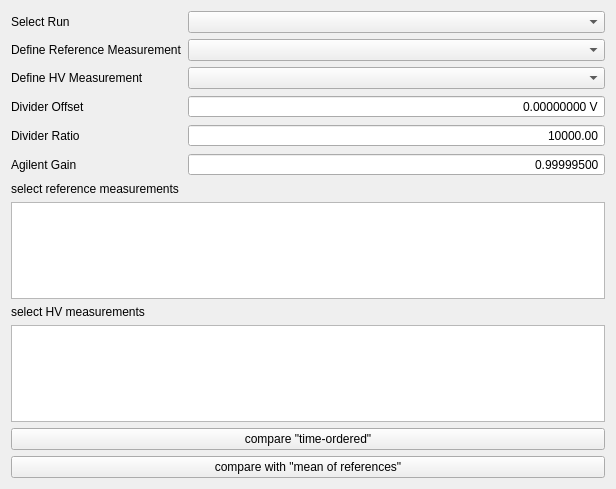
<?xml version="1.0" encoding="UTF-8"?>
<ui version="4.0">
 <class>Alive</class>
 <widget class="QWidget" name="Alive">
  <property name="geometry">
   <rect>
    <x>0</x>
    <y>0</y>
    <width>616</width>
    <height>489</height>
   </rect>
  </property>
  <property name="windowTitle">
   <string>Form</string>
  </property>
  <layout class="QVBoxLayout" name="verticalLayout">
   <item>
    <layout class="QFormLayout" name="formLayout_2">
     <item row="0" column="0">
      <widget class="QLabel" name="label_7">
       <property name="text">
        <string>Select Run</string>
       </property>
      </widget>
     </item>
     <item row="0" column="1">
      <widget class="QComboBox" name="runSelect"/>
     </item>
     <item row="1" column="0">
      <widget class="QLabel" name="label_5">
       <property name="text">
        <string>Define Reference Measurement</string>
       </property>
      </widget>
     </item>
     <item row="1" column="1">
      <widget class="QComboBox" name="isoSelect"/>
     </item>
     <item row="2" column="0">
      <widget class="QLabel" name="label_6">
       <property name="text">
        <string>Define HV Measurement</string>
       </property>
      </widget>
     </item>
     <item row="2" column="1">
      <widget class="QComboBox" name="isoSelect_2"/>
     </item>
     <item row="3" column="0">
      <widget class="QLabel" name="label">
       <property name="text">
        <string>Divider Offset</string>
       </property>
      </widget>
     </item>
     <item row="4" column="0">
      <widget class="QLabel" name="label_2">
       <property name="text">
        <string>Divider Ratio</string>
       </property>
      </widget>
     </item>
     <item row="5" column="0">
      <widget class="QLabel" name="label_4">
       <property name="text">
        <string>Agilent Gain</string>
       </property>
      </widget>
     </item>
     <item row="3" column="1">
      <widget class="QDoubleSpinBox" name="lDivOffset">
       <property name="locale">
        <locale language="English" country="UnitedStates"/>
       </property>
       <property name="alignment">
        <set>Qt::AlignRight|Qt::AlignTrailing|Qt::AlignVCenter</set>
       </property>
       <property name="buttonSymbols">
        <enum>QAbstractSpinBox::NoButtons</enum>
       </property>
       <property name="correctionMode">
        <enum>QAbstractSpinBox::CorrectToNearestValue</enum>
       </property>
       <property name="suffix">
        <string> V</string>
       </property>
       <property name="decimals">
        <number>8</number>
       </property>
      </widget>
     </item>
     <item row="4" column="1">
      <widget class="QDoubleSpinBox" name="lDivRatio">
       <property name="locale">
        <locale language="English" country="UnitedStates"/>
       </property>
       <property name="alignment">
        <set>Qt::AlignRight|Qt::AlignTrailing|Qt::AlignVCenter</set>
       </property>
       <property name="buttonSymbols">
        <enum>QAbstractSpinBox::NoButtons</enum>
       </property>
       <property name="correctionMode">
        <enum>QAbstractSpinBox::CorrectToNearestValue</enum>
       </property>
       <property name="minimum">
        <double>-99999999.000000000000000</double>
       </property>
       <property name="maximum">
        <double>99999999.000000000000000</double>
       </property>
       <property name="value">
        <double>10000.000000000000000</double>
       </property>
      </widget>
     </item>
     <item row="5" column="1">
      <widget class="QDoubleSpinBox" name="lAgiGain">
       <property name="locale">
        <locale language="English" country="UnitedStates"/>
       </property>
       <property name="alignment">
        <set>Qt::AlignRight|Qt::AlignTrailing|Qt::AlignVCenter</set>
       </property>
       <property name="buttonSymbols">
        <enum>QAbstractSpinBox::NoButtons</enum>
       </property>
       <property name="correctionMode">
        <enum>QAbstractSpinBox::CorrectToNearestValue</enum>
       </property>
       <property name="decimals">
        <number>8</number>
       </property>
       <property name="minimum">
        <double>-99999999.000000000000000</double>
       </property>
       <property name="maximum">
        <double>99999999.000000000000000</double>
       </property>
       <property name="singleStep">
        <double>0.000000000000000</double>
       </property>
       <property name="value">
        <double>0.999995000000000</double>
       </property>
      </widget>
     </item>
    </layout>
   </item>
   <item>
    <widget class="QLabel" name="label_8">
     <property name="text">
      <string>select reference measurements</string>
     </property>
    </widget>
   </item>
   <item>
    <widget class="QListWidget" name="fileList">
     <property name="selectionMode">
      <enum>QAbstractItemView::NoSelection</enum>
     </property>
    </widget>
   </item>
   <item>
    <widget class="QLabel" name="label_9">
     <property name="text">
      <string>select HV measurements</string>
     </property>
    </widget>
   </item>
   <item>
    <widget class="QListWidget" name="fileList_2">
     <property name="selectionMode">
      <enum>QAbstractItemView::NoSelection</enum>
     </property>
    </widget>
   </item>
   <item>
    <widget class="QPushButton" name="pB_compareAuto">
     <property name="text">
      <string>compare &quot;time-ordered&quot;</string>
     </property>
    </widget>
   </item>
   <item>
    <widget class="QPushButton" name="pB_compareIndividual">
     <property name="text">
      <string>compare with &quot;mean of references&quot;</string>
     </property>
    </widget>
   </item>
  </layout>
 </widget>
 <resources/>
 <connections/>
</ui>
